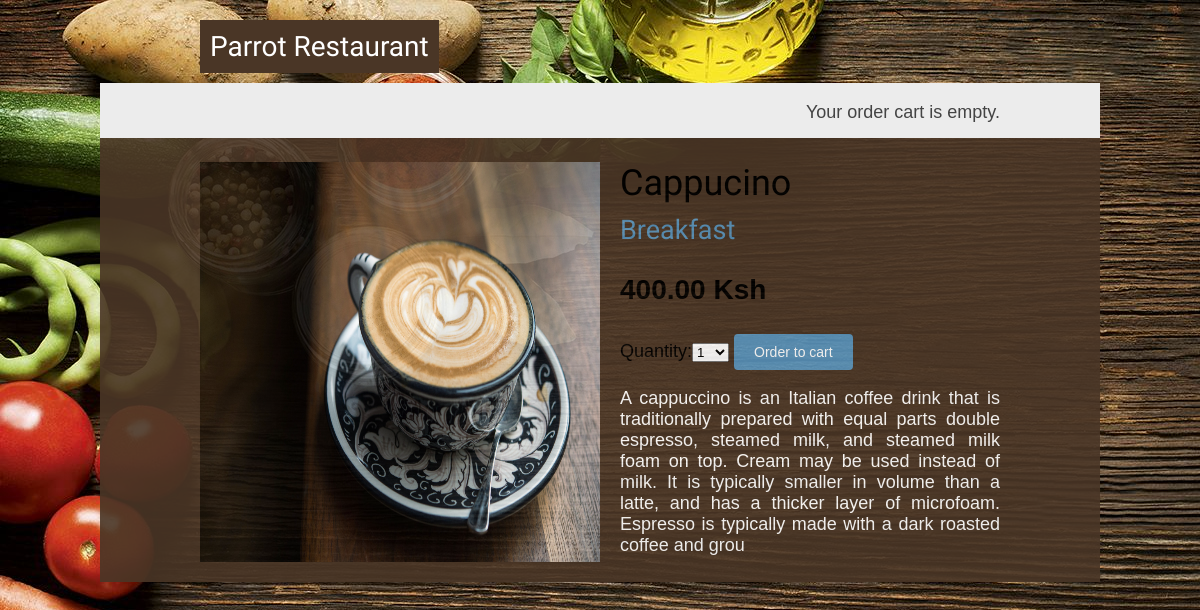
/1/cappucino/, run on the app's committed database.
### shop/models.py (models this page shows, shortened)
class Product(models.Model):
    category = models.ForeignKey(Category, related_name='products', on_delete=models.CASCADE)
    name = models.CharField(max_length=200, db_index=True)
    slug = models.SlugField(max_length=200, db_index=True)
    image = models.ImageField(upload_to='products/%Y/%m/%d', blank=True)
    description = models.TextField(blank=True)
    price = models.DecimalField(max_digits=10, decimal_places=2)
    available = models.BooleanField(default=True)
    created = models.DateTimeField(auto_now_add=True)
    updated = models.DateTimeField(auto_now=True)
    class Meta:
        ordering = ('name',)
        index_together = (('id', 'slug'),)

class Category(models.Model):
    name = models.CharField(max_length=200, db_index=True)
    slug = models.SlugField(max_length=200, unique=True)
    class Meta:
        ordering = ('name',)
        verbose_name = 'category'
        verbose_name_plural = 'categories'
    def __str__(self):
        return self.name
    def get_absolute_url(self):
        return reverse('shop:product_list_by_category', args=[self.slug])

### shop/views.py (the view)
# urls.py: path('<int:id>/<slug:slug>/', views.product_detail,name='product_detail'),
def product_detail(request, id, slug):
    product = get_object_or_404(Product, id=id, slug=slug, available=True)
    cart_product_form = CartAddProductForm()
    return render(request, 'shop/product/detail.html', {'product': product, 'cart_product_form':cart_product_form})

### cart/forms.py
class CartAddProductForm(forms.Form):
    quantity = forms.TypedChoiceField(choices=PRODUCT_QUANTITY_CHOICES, coerce=int)
    override = forms.BooleanField(required=False, initial=False, widget=forms.HiddenInput)

### shop/templates/shop/product/detail.html (shortened to what this page needs)
{% extends "shop/base.html" %}
{% load static %}
{% block content %}
<div class="product-detail">
  <img src="{% if product.image %}{{ product.image.url }}{% else%}{% static "img/no_image.png" %}{% endif %}">
  <h1>{{ product.name }}</h1>
  <h2>
    <a href="{{ product.category.get_absolute_url }}">{{ product.category }}</a>
  </h2>
  <p class="price">{{ product.price }} Ksh</p>
  <form action="{% url "cart:cart_add" product.id %}" method="post">
    {{ cart_product_form }}
    <input type="submit" value="Order to cart">
  </form>
  {{ product.description|linebreaks }}
</div>
{% endblock %}

### shop/static/css/base.css (style rules this page uses)
body { margin:0; padding:0; font-family:helvetica, sans-serif; }
h1, h2, h3, h4, h5 , h6 { font-family: 'Ubuntu', sans-serif; font-weight:normal; }
a { text-decoration:none; color:#5993bb; }
a.button, input[type="submit"] { color:#fff; background:#5993bb; border-radius:4px; padding:10px 20px; font-size:14px; border:0; }
.product-detail { text-align:justify; }
.product-detail .price { color:#333; font-size:28px; font-weight:bold; }
.product-detail img { width:50%; height:400px; float:left; padding:0 20px 20px 0; }
.product-detail h1 { margin-bottom:0; }
.product-detail h2 { margin-top:10px; }
.product-detail .price { color:black; }
.product-detail p { color:white; }

### data on the page
Product: image (picture), name "Cappucino", category "Breakfast", price "400.00", description "A cappuccino is an Italian coffee drink that is traditionally prepared with equal parts double espresso, steamed milk, and steamed milk foam on top. Cream may be used instead of milk. It is typically smaller in volume than a latte, and has a thicker layer of microfoam. Espresso is typically made with a dark roasted coffee and grou"
